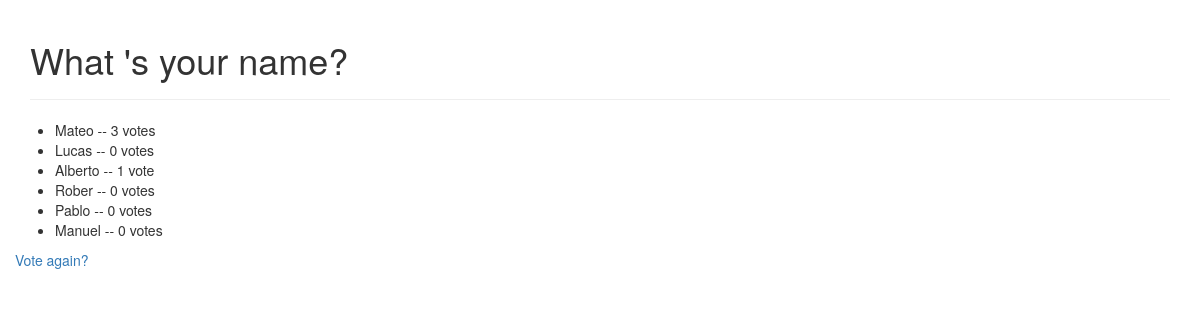
Page /polls/1/results/ on the committed database.
### polls/models.py (models this page shows, shortened)
class Question(models.Model):
    question_text = models.CharField(max_length=200)
    pub_date = models.DateTimeField('date published')

class Choice(models.Model):
    question = models.ForeignKey(Question, on_delete=models.CASCADE)
    choice_text= models.CharField(max_length=200)
    votes = models.IntegerField(default=0)

### polls/views.py (the view)
# urls.py: url(r'^(?P<pk>[0-9]+)/results/$', views.ResultsView.as_view(), name='results'),
class ResultsView(generic.DetailView):
    model = Question
    template_name = 'polls/results.html'

### polls/templates/polls/results.html (shortened to what this page needs)
<!DOCTYPE html>
<html>
<head lang="en">
    <link rel="stylesheet" href="https://maxcdn.bootstrapcdn.com/bootstrap/3.3.1/css/bootstrap.min.css">
</head>
<body>
<div class="container">
    <div class="page-header">
        <h1>{{ question.question_text }}</h1>
    </div>
    <div class="row">
        <ul>
            {% for choice in question.choice_set.all %}
                <li>{{ choice.choice_text }} -- {{ choice.votes }} vote{{ choice.votes|pluralize }}</li>
            {% endfor %}
        </ul>
        <a href="{% url 'polls:detail' question.id %}">Vote again?</a>
    </div>
</div>
</body>
</html>

### rows in the picture
Question: question_text "What 's your name?"
Choice: choice_text "Mateo", votes "3"
Choice: choice_text "Lucas", votes "0"
Choice: choice_text "Alberto", votes "1"
Choice: choice_text "Rober", votes "0"
Choice: choice_text "Pablo", votes "0"
Choice: choice_text "Manuel", votes "0"
